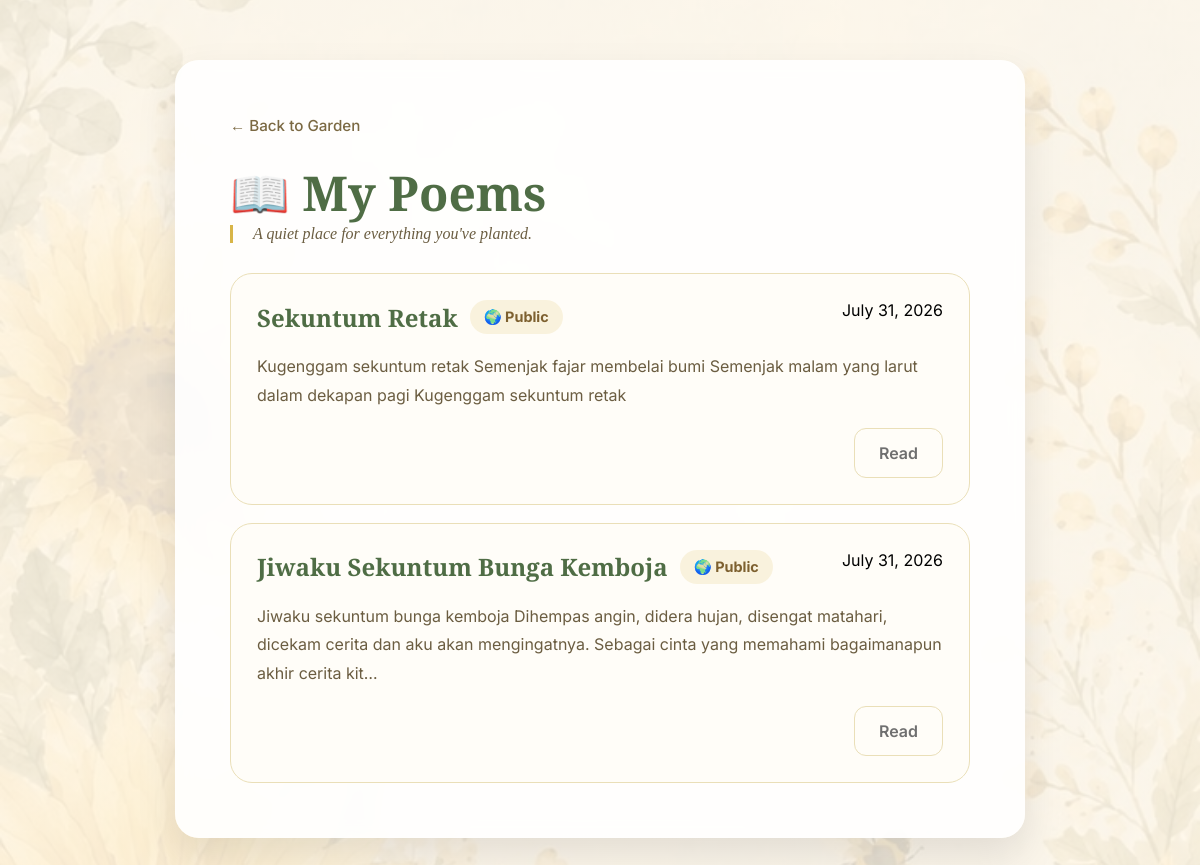
The app's page /poem/ (signed in) with its own data.
### app/models.py (models this page shows, shortened)
class Poem(db.Model):
    __tablename__ = "poems"
    id = db.Column(
        db.Integer,
        primary_key=True,
    )
    title = db.Column(
        db.String(150),
        nullable=False,
    )
    content = db.Column(
        db.Text,
        nullable=False,
    )
    is_public = db.Column(
        db.Boolean,
        default=False,
        nullable=False,
    )
    created_at = db.Column(
        db.DateTime,
        default=datetime.utcnow,
        nullable=False,
    )
    updated_at = db.Column(
        db.DateTime,
        default=datetime.utcnow,
        onupdate=datetime.utcnow,
        nullable=False,
    )
    user_id = db.Column(
        db.Integer,
        db.ForeignKey("users.id"),
        nullable=False,
    )
    author = db.relationship(
        "User",
        back_populates="poems",
    )
    cherishes = db.relationship(
    "Cherish",
    back_populates="poem",
    cascade="all, delete-orphan",
)

### app/poem/routes.py (the view)
@poem.route("/")
@login_required
def my_poems():
    poems = Poem.query.filter_by(
        user_id=current_user.id,
    ).order_by(
        Poem.created_at.desc(),
    ).all()
    return render_template(
        "poem/my_poems.html",
        poems=poems,
    )

### app/templates/poem/my_poems.html (shortened to what this page needs)
<!DOCTYPE html>
<html lang="en">
<head>
    <link rel="stylesheet" href="{{ url_for('static', filename='css/poem.css') }}">
</head>
<body>
    <main class="container">
        <div class="card poems-overview">
            <a href="{{ url_for('garden.home') }}" class="back-link">← Back to Garden</a>
            <h1>📖 My Poems</h1>
            <p class="intro">A quiet place for everything you've planted.</p>
            {% if poems %}
                <div class="poem-list">
                    {% for poem in poems %}
                        <article class="poem-card">
                            <div class="poem-card-header">
                                <div class="poem-title-block">
                                    <h2>{{ poem.title }}</h2>
                                    <span class="badge {{ 'public' if poem.is_public else 'private' }}">
                                        {{ '🌍 Public' if poem.is_public else '🔒 Private' }}
                                    </span>
                                </div>
                                <time datetime="{{ poem.created_at.isoformat() }}">{{ poem.created_at.strftime('%B %d, %Y') }}</time>
                            </div>
                            <p class="poem-preview">{{ poem.content[:180] }}{% if poem.content|length > 180 %}…{% endif %}</p>
                            <div class="poem-actions">
                                <a href="{{ url_for('poem.view_poem', poem_id=poem.id) }}" class="button secondary">Read</a>
                            </div>
                        </article>
                    {% endfor %}
                </div>
            {% else %}
                <p class="empty-state">You haven't planted any poems yet. Start with a new verse.</p>
                <a href="{{ url_for('poem.create_poem') }}" class="button">Plant a Poem</a>
            {% endif %}
        </div>
    </main>
</body>
</html>

### app/static/css/poem.css (style rules this page uses)
* { margin:0; padding:0; box-sizing:border-box; }
body { font-family:"Inter",sans-serif; background: linear-gradient( rgba(255,248,235,.88), rgba(255,248,235,.88) ), url("../img/andbees.jfif"); background-size:cover; background-position:center; background-attachment:fixed; min-height:100vh; display:flex; justify-content:center; align-items:center; padding:60px 20px; }
.container { width:100%; max-width:850px; }
.card { background:rgba(255,255,255,.90); backdrop-filter:blur(8px); border-radius:24px; padding:55px; box-shadow: 0 18px 40px rgba(0,0,0,.10); }
.back-link { text-decoration:none; color:#7b6943; font-size:.95rem; font-weight:500; transition:.25s; }
h1 { margin-top:25px; font-family:"Cormorant Garamond",serif; font-size:3rem; color:#4f6d45; }
.intro { border-left:3px solid #d8b547; padding-left:20px; font-family:"Lora", serif; font-size:1rem; font-style:italic; color:#6b5d41; }
.poem-list { display:grid; gap:18px; margin-top:30px; }
.poem-card, .poem-detail, .poem-confirm { background:#fffdf8; border:1px solid #eadfb8; border-radius:22px; padding:26px; }
.poem-card-header { display:flex; justify-content:space-between; align-items:flex-start; gap:16px; flex-wrap:wrap; }
.poem-card h2, .poem-detail h1, .poem-confirm h1 { font-family:"Cormorant Garamond",serif; color:#4f6d45; margin:0; }
.poem-preview, .poem-date, .poem-content, .confirm-details p { color:#6b5d41; line-height:1.8; }
.poem-preview { margin:18px 0; font-size:1rem; }
.poem-actions, .poem-detail-actions { display:flex; justify-content:flex-end; gap:12px; flex-wrap:wrap; }
.button { display:inline-flex; align-items:center; justify-content:center; padding:14px 24px; border-radius:12px; background:#d8b547; color:#fff; text-decoration:none; font-weight:600; }
.button.secondary, .cancel { background:transparent; color:#6f6f6f; border:1px solid #eadfb8; }
.poem-title-block { display:flex; align-items:center; gap:12px; flex-wrap:wrap; }
.badge { display:inline-flex; align-items:center; gap:6px; padding:8px 14px; border-radius:999px; font-size:.9rem; font-weight:700; }
.badge.public { background:rgba(216,181,71,.15); color:#7d602f; }

### records on screen
Poem: title "Sekuntum Retak", is_public "🌍 Public", created_at "July 31, 2026", content "Kugenggam sekuntum retak Semenjak fajar membelai bumi Semenjak malam yang larut dalam dekapan pagi Kugenggam sekuntum retak"
Poem: title "Jiwaku Sekuntum Bunga Kemboja", is_public "🌍 Public", created_at "July 31, 2026", content "Jiwaku sekuntum bunga kemboja Dihempas angin, didera hujan, disengat matahari, dicekam cerita dan aku akan mengingatnya. Sebagai cinta yang memahami bagaimanapun akhir cerita kit"
